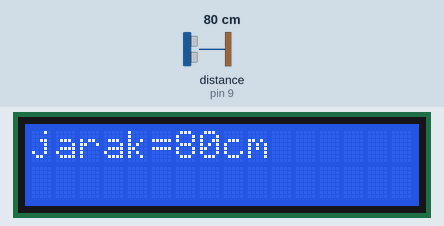
The sketch below on a simulated Arduino Uno, built with avr-gcc and run on an emulated ATmega328P. On the bench: 16×2 character LCD. Wiring (inferred from the names in the program): ultrasonic range finder: trigger pin 8; echo pin 9. The inputs (shaded band) are chosen by the test bench; at power-on: distance to the obstacle (sensor on pin 9) 80 cm. The echo pulse lasts 58.3 µs per cm.

Above: at 1.2 s.
1.3 s: distance to the obstacle (sensor on pin 9) set to 2 cm
At 2.2 s:
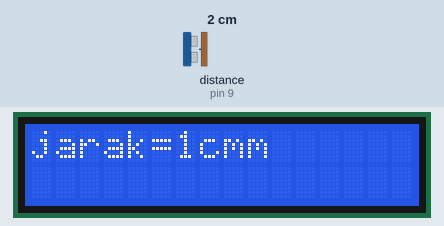
2.8 s: distance to the obstacle (sensor on pin 9) set to 4 cm
At 3.3 s:
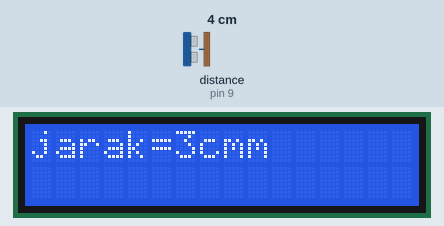
4.3 s: distance to the obstacle (sensor on pin 9) set to 9 cm
At 5.6 s:
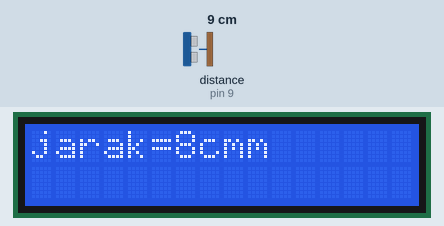
Timing chart, 0 to 7.3 s (numbered marks = the images above; inputs shaded):
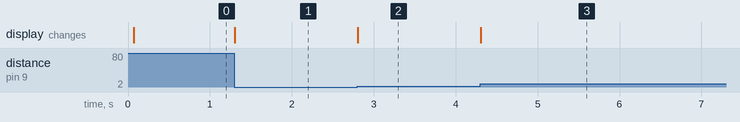

The sketch:

Ultrasonic_Distance_Sensor.ino
```cpp
#include <LiquidCrystal.h>

LiquidCrystal lcd(5, 6, 10, 11, 12, 13);
int trigpin = 8;
int echopin = 9;

void setup()
{
  pinMode(trigpin, OUTPUT);
  pinMode(echopin, INPUT);
  lcd.begin(16, 2);
  lcd.clear();
  Serial.begin(9600);
}

void loop()
{
  digitalWrite(trigpin, LOW);
  delayMicroseconds(2);
  digitalWrite(trigpin, HIGH);
  delayMicroseconds(10);
  digitalWrite(trigpin, LOW);
  int duration = pulseIn(echopin, HIGH);
  int distance = duration / 58;
  lcd.setCursor(0, 0);
  lcd.print("jarak=");
  lcd.print(distance);
  lcd.print("cm");
}
```

Measured:
- after the input at 1.3 s, the display: changes at once (image 1)
- after the input at 2.8 s, the display: changes at once (image 2)
- after the input at 4.3 s, the display: changes at once (image 3)
